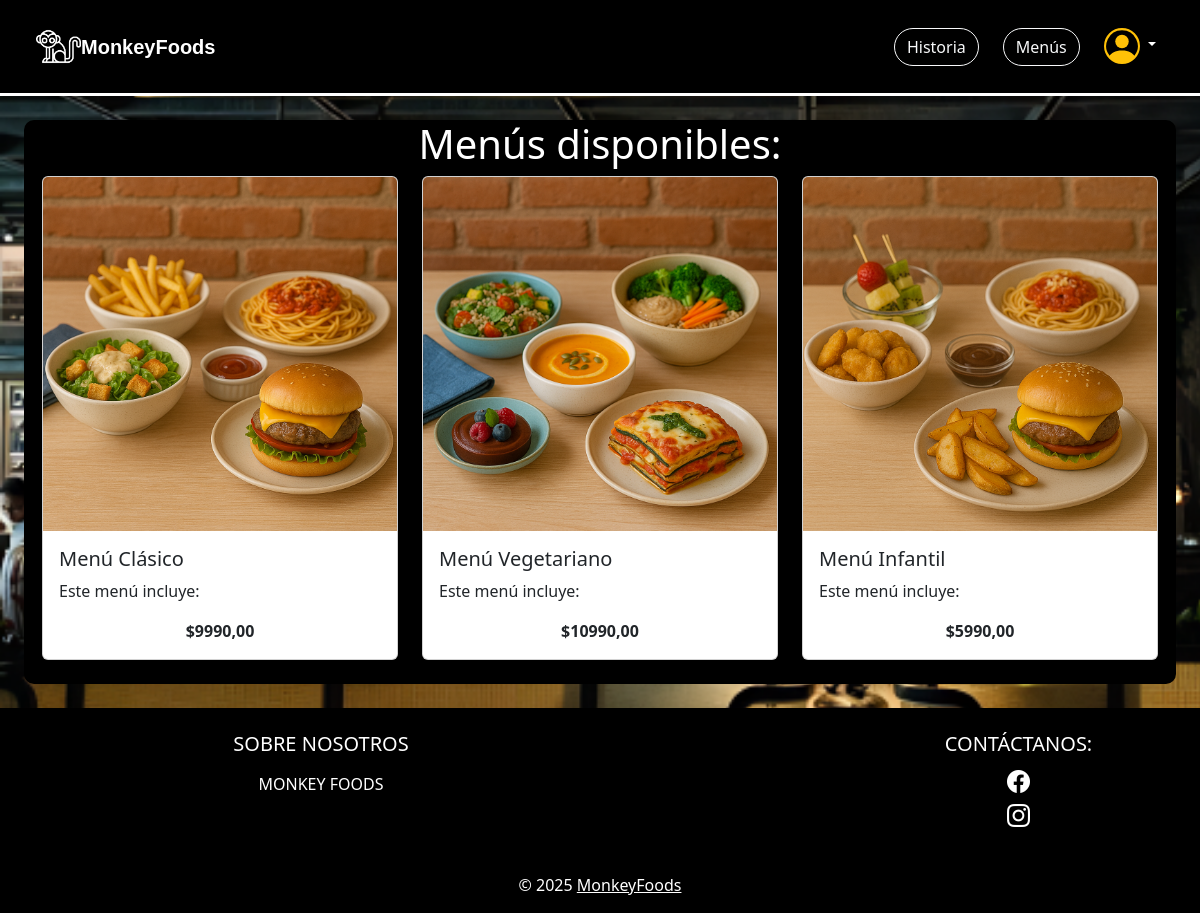
The app's page /menus/ (signed in), older data.
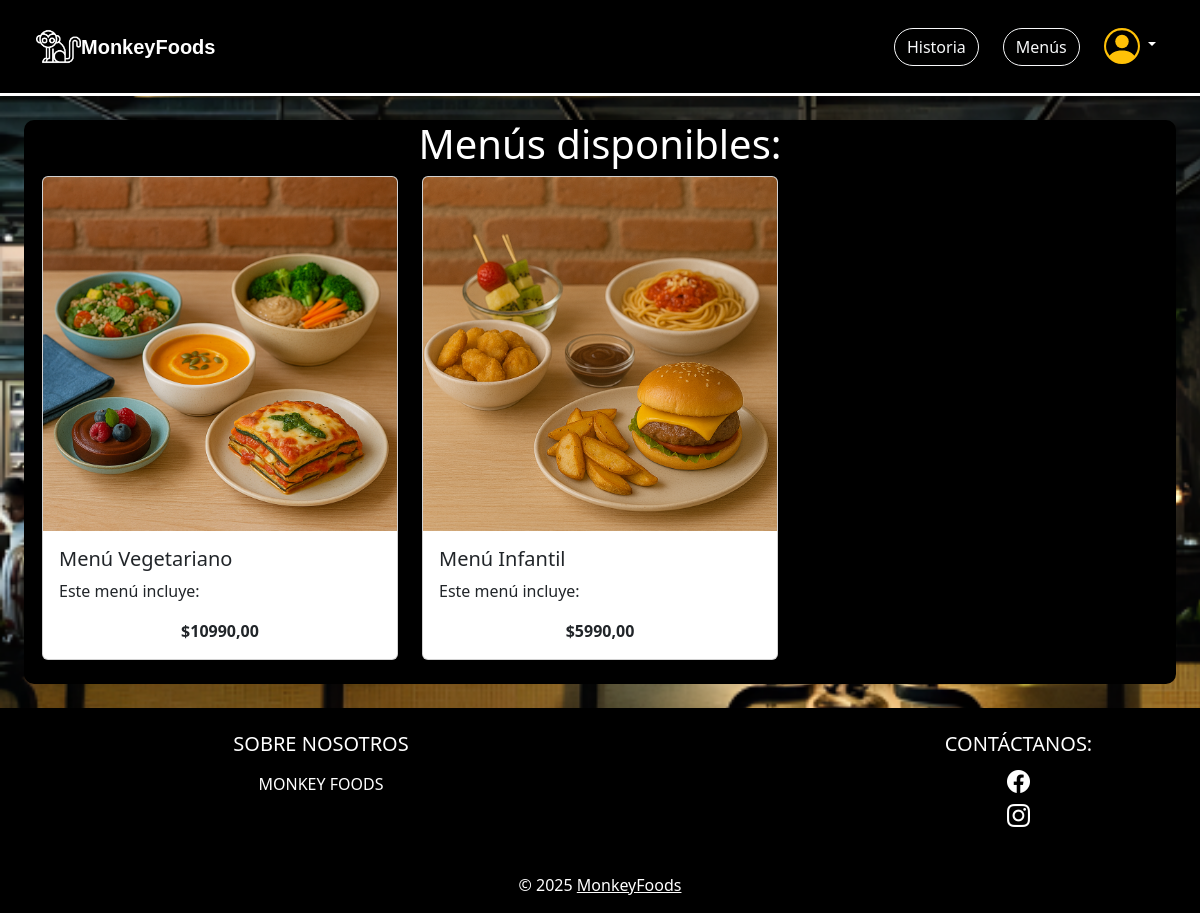
The same page, newer data.
### apps/menus/models.py (models this page shows, shortened)
class Menu(models.Model):
    nombre = models.CharField(max_length=100)
    descripcion = models.TextField()
    precio = models.DecimalField(max_digits=8, decimal_places=2)
    imagen = models.ImageField(upload_to='imagenes_menus/', blank=True, null=True)
    activo = models.BooleanField(default=True)  # <-- Nuevo campo para activar/desactivar menú

### apps/menus/views.py (the view)
# urls.py: path('', views.menus, name='menus'),
@login_required
def menus(request):
    if request.user.rol in [3,4]:  # admins ven todo
        lista_menus = Menu.objects.all()
    else:
        lista_menus = Menu.objects.filter(activo=True)
    context = {'menus': lista_menus}
    return render(request, 'menus/menus.html', context)

### apps/menus/templates/menus/menus.html (shortened to what the changed rows need)
{% load static %}
<!DOCTYPE html>
<html lang="es">
<head>
    <link href="https://cdn.jsdelivr.net/npm/bootstrap@5.3.3/dist/css/bootstrap.min.css" rel="stylesheet"
>
    <link rel="stylesheet" href="https://cdn.jsdelivr.net/npm/bootstrap-icons@1.11.3/font/bootstrap-icons.min.css">
    <link rel="stylesheet" href="{% static 'menus/css/styles.css' %}">
</head>
<body class="body-fondo">
    <div class="m-4" style="background-color: black; border-radius: 10px;">
        <h1 class="text-white text-center">Menús disponibles:</h1>
        <div class="container">
        {% if menus %}
            <div class="row row-cols-1 row-cols-md-3 g-4">
            {% for menu in menus %}
            <div class="col mb-4">
                <div class="card h-100 text-dark">
                    {% if menu.imagen %}
                        <img src="{{ menu.imagen.url }}" class="card-img-top" alt="{{ menu.nombre }}">
                    {% else %}
                        <img src="{% static 'menus/img/default_menu.jpg' %}" class="card-img-top" alt="Sin imagen">
                    {% endif %}
                    <div class="card-body">
                        <h5 class="card-title">{{ menu.nombre }}</h5>
                        <p class="card-text">{{ menu.descripcion }}</p>
                        <p class="card-text" style="text-align: center;"><strong>${{ menu.precio }}</strong></p>
                    </div>
                </div>
            </div>
            {% endfor %}
            </div>
        {% else %}
            <p class="text-white text-center">No hay menús disponibles aún :/</p>
        {% endif %}
        </div>
    </div>
</body>
</html>

Row changes from the older to the newer data that the page shows:
no longer on this page (row edited): Menu: imagen (picture), nombre "Menú Clásico", descripcion "Este menú incluye:", precio "9990,00"
